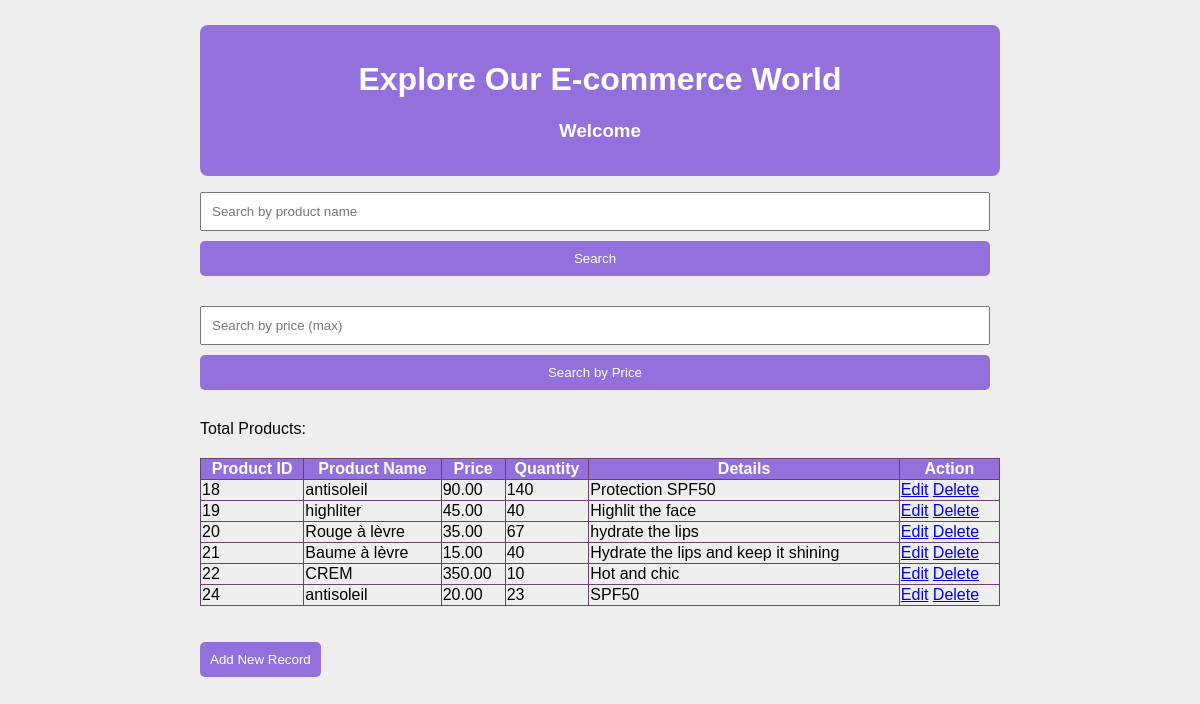
The app's page /search/ with its own data.
### product/models.py (models this page shows, shortened)
class Product(models.Model):
    pname = models.CharField(max_length=20)
    price = models.DecimalField(max_digits=10, decimal_places=2)
    quantity = models.IntegerField()
    details = models.TextField()
    class Meta:
        db_table = "product"

### product/views.py (the view)
# urls.py: path('search/', views.search_product, name='search_product'),
def search_product(request):
    query = request.GET.get('q')
    products = Product.objects.all()
    if query:
        products = Product.objects.filter(pname__icontains=query)
    return render(request, "show.html", {'products': products, 'query': query})

### product/templates/show.html (shortened to what this page needs)
<!DOCTYPE html>
<html lang="en">
<head>
    {% load static %}
    <link rel="stylesheet" href="{% static 'css/style.css' %}">
</head>
<body>
    <div class="container">
        <div class="header">
            <h1>Explore Our E-commerce World</h1>
            <h3>Welcome</h3>
        </div>
        <div>
            <form method="GET" action="{% url 'search_product' %}">
                <input type="text" name="q" placeholder="Search by product name">
                <button type="submit">Search</button>
            </form>
        </div>
        <div>
            <form method="GET" action="{% url 'search_by_price' %}">
                <input type="number" name="price" placeholder="Search by price (max)">
                <button type="submit">Search by Price</button>
            </form>
        </div>
        <div>
            <p>Total Products: {{ product_count }}</p>
        </div>
        <table>
            <thead>
                <tr>
                    <th>Product ID</th>
                    <th>Product Name</th>
                    <th>Price</th>
                    <th>Quantity</th>
                    <th>Details</th>
                    <th>Action</th>
                </tr>
            </thead>
            <tbody>
                {% for product in products %}
                <tr>
                    <td>{{ product.pk }}</td>
                    <td>{{ product.pname }}</td>
                    <td>{{ product.price }}</td>
                    <td>{{ product.quantity }}</td>
                    <td>{{ product.details }}</td>
                    <td>
                        <a href="/edit/{{ product.id }}">Edit</a>
                        <a href="/delete/{{ product.id }}">Delete</a>
                    </td>
                </tr>
                {% endfor %}
            </tbody>
        </table>
        <br>
        <br>
        <button><a style="color:white;" href="/prod">Add New Record</a></button>
    </div>
</body>
</html>

### product/static/css/style.css (style rules this page uses)
body { background: #eee; margin: 25px; font-family: 'Arial', sans-serif; }
.container { max-width: 800px; margin: 0 auto; }
.header { background-color: #9370DB; color: white; padding: 15px; border-radius: 8px; text-align: center; }
form { margin-bottom: 20px; }
form input, form button { width: calc(100% - 10px); margin-bottom: 10px; padding: 10px; box-sizing: border-box; }
table { width: 100%; border-collapse: collapse; margin-top: 20px; }
table, th, td { border: 1px solid #6b426b; }
th { background-color: #9370DB; color: white; }
button { border: none; border-radius: 5px; padding: 10px; color: white; background-color: #9370DB; cursor: pointer; text-decoration: none; }
button a { color: white; text-decoration: none; }

### records on screen
Product: pk "18", pname "antisoleil", price "90.00", quantity "140", details "Protection SPF50"
Product: pk "19", pname "highliter", price "45.00", quantity "40", details "Highlit the face"
Product: pk "20", pname "Rouge à lèvre", price "35.00", quantity "67", details "hydrate the lips"
Product: pk "21", pname "Baume à lèvre", price "15.00", quantity "40", details "Hydrate the lips and keep it shining"
Product: pk "22", pname "CREM", price "350.00", quantity "10", details "Hot and chic"
Product: pk "24", pname "antisoleil", price "20.00", quantity "23", details "SPF50"
